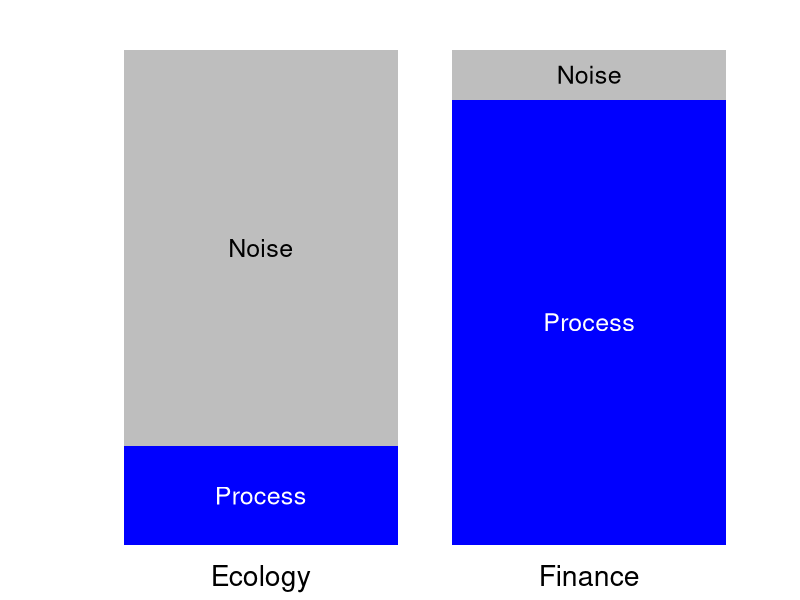
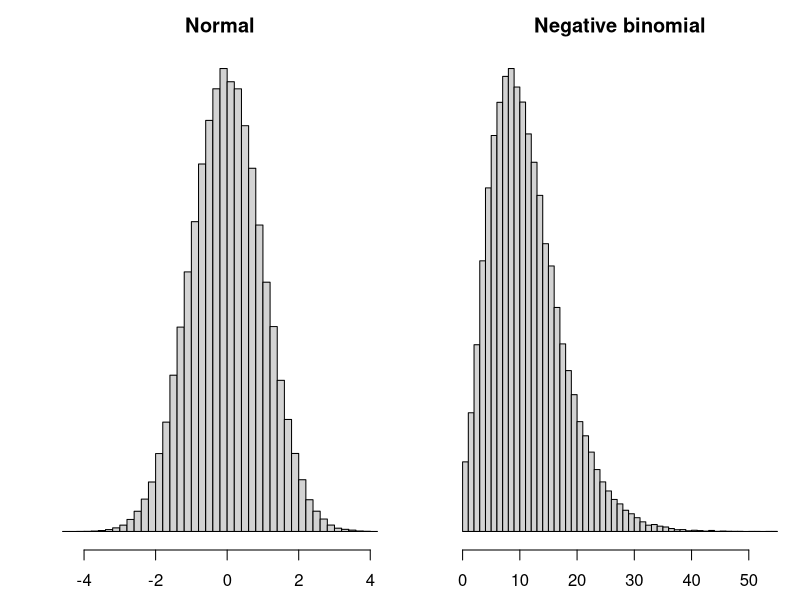
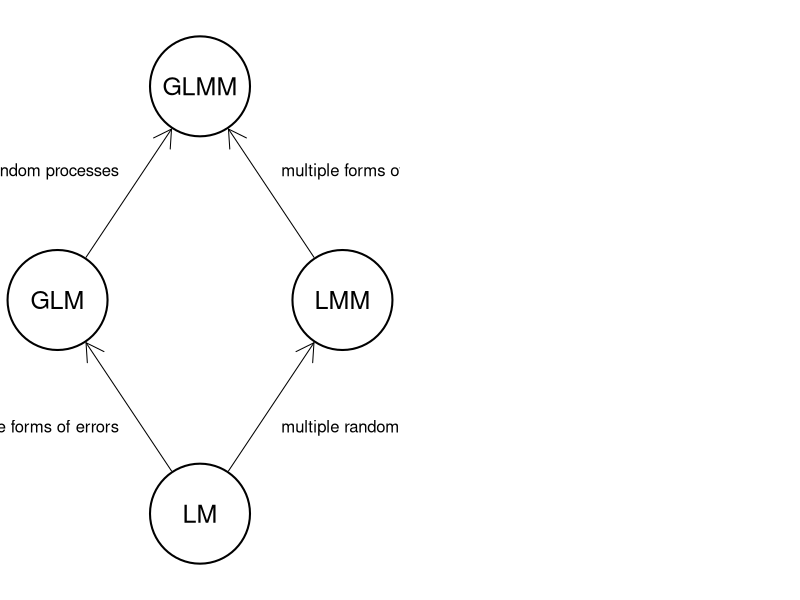
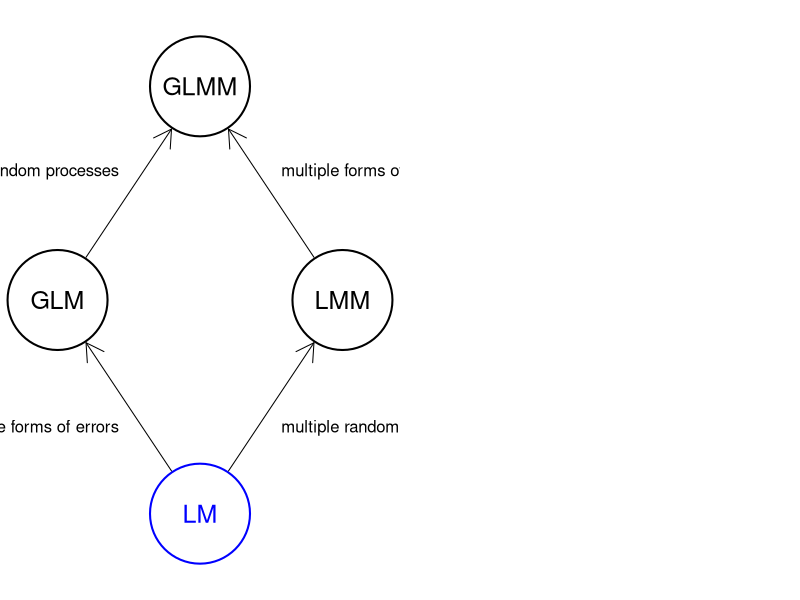
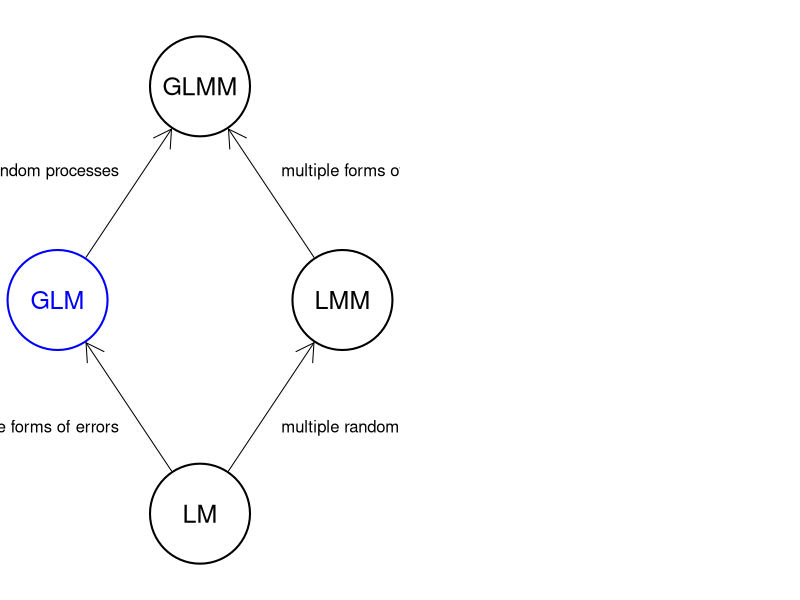
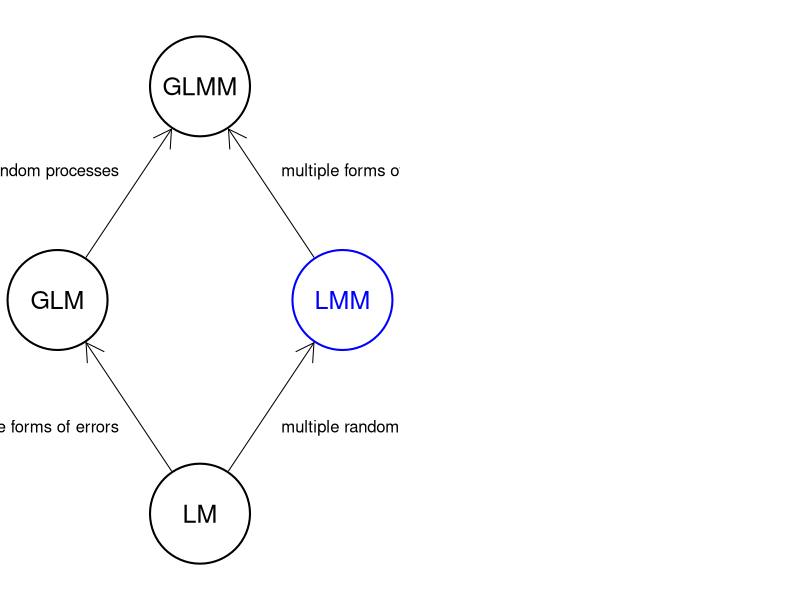
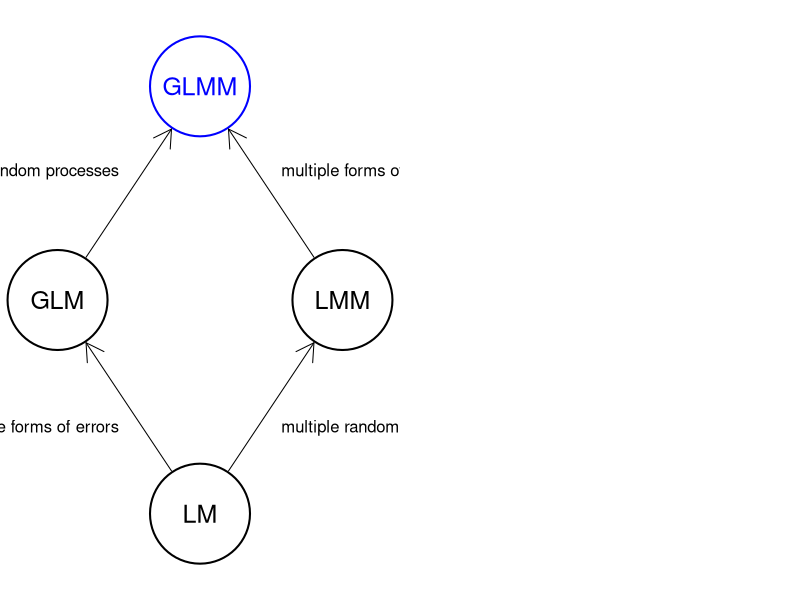

Reproduce these figures in R, in order.
## ---- chunk 1
knitr::opts_chunk$set(echo = FALSE)
## ---- chunk 2
dat <- matrix(c(20, 80, 90, 10), 2, 2)
par(mai = c(0.5, 1, 0.5, 0.5))
bp <- barplot(dat, las = 1, col = c("blue", "gray"), border = NA, axes = FALSE,
        ylab = "", names.arg = c("Ecology", "Finance"), cex.names = 1.7)
text(0.7, 10, adj = c(0.5, 0.5), "Process", col = "white", cex = 1.5)
text(0.7, 60, adj = c(0.5, 0.5), "Noise", col = "black", cex = 1.5)
text(1.9, 45, adj = c(0.5, 0.5), "Process", col = "white", cex = 1.5)
text(1.9, 95, adj = c(0.5, 0.5), "Noise", col = "black", cex = 1.5)
## ---- chunk 3
par(mfrow = c(1, 2), mai = c(0.5, 0.5, 0.5, 0.1), omi = rep(0, 4), bg = NA)

hist(rnorm(1e5), breaks = 50,
     yaxt = "n", xlab = expression(epsilon), main = "Normal")

hist(rnbinom(1e5, 5, 0.3), breaks = 50,
     yaxt = "n", xlab = expression(epsilon), main = "Negative binomial")
## ---- chunk 4
par(mai = rep(0, 4), omi = rep(0, 4), bg = NA)

## order: GLM, LM, GLMM, LMM
xx <- c(1, 2, 2, 3) * 10
yy <- c(2, 1, 3, 2) * 10

plot(c(7, 33), c(7, 33), type = "n", xlim = c(7, 33), ylim = c(7, 33),
     xaxt = "n", yaxt = "n", xlab = "", ylab = "",
     bty = "n")
symbols(xx, yy, circle = rep(2, 4), inches = 0.5, add = TRUE,
        lwd = 2, bg = "white")
text(xx, yy, c("GLM", "LM", "GLMM", "LMM"), cex = 1.5)
## from LM to GLM
arrows(xx[2]-2, yy[2]+2, xx[1]+2, yy[1]-2, length = 0.2)
text(15, 14, "multiple forms of errors", pos = 2)
## from LM to LMM
arrows(xx[2]+2, yy[2]+2, xx[4]-2, yy[4]-2, length = 0.2)
text(25, 14, "multiple random processes", pos = 4)
## from GLM to GLMM
arrows(xx[1]+2, yy[1]+2, xx[3]-2, yy[3]-2, length = 0.2)
text(15, 26, "multiple random processes", pos = 2)
## from LMM to GLMM
arrows(xx[4]-2, yy[4]+2, xx[3]+2, yy[3]-2, length = 0.2)
text(25, 26, "multiple forms of errors", pos = 4)
## ---- chunk 5
par(mai = rep(0, 4), omi = rep(0, 4), bg = NA)

## order: GLM, LM, GLMM, LMM
xx <- c(1, 2, 2, 3) * 10
yy <- c(2, 1, 3, 2) * 10

plot(c(7, 33), c(7, 33), type = "n", xlim = c(7, 33), ylim = c(7, 33),
     xaxt = "n", yaxt = "n", xlab = "", ylab = "",
     bty = "n")
symbols(xx, yy, circle = rep(2, 4), inches = 0.5, add = TRUE,
        lwd = 2, fg = c("black", "blue", "black", "black"), bg = "white")
text(xx, yy, c("GLM", "LM", "GLMM", "LMM"), cex = 1.5,
     col = c("black", "blue", "black", "black"))
## from LM to GLM
arrows(xx[2]-2, yy[2]+2, xx[1]+2, yy[1]-2, length = 0.2)
text(15, 14, "multiple forms of errors", pos = 2)
## from LM to LMM
arrows(xx[2]+2, yy[2]+2, xx[4]-2, yy[4]-2, length = 0.2)
text(25, 14, "multiple random processes", pos = 4)
## from GLM to GLMM
arrows(xx[1]+2, yy[1]+2, xx[3]-2, yy[3]-2, length = 0.2)
text(15, 26, "multiple random processes", pos = 2)
## from LMM to GLMM
arrows(xx[4]-2, yy[4]+2, xx[3]+2, yy[3]-2, length = 0.2)
text(25, 26, "multiple forms of errors", pos = 4)
## ---- chunk 6
par(mai = rep(0, 4), omi = rep(0, 4), bg = NA)

## order: GLM, LM, GLMM, LMM
xx <- c(1, 2, 2, 3) * 10
yy <- c(2, 1, 3, 2) * 10

plot(c(7, 33), c(7, 33), type = "n", xlim = c(7, 33), ylim = c(7, 33),
     xaxt = "n", yaxt = "n", xlab = "", ylab = "",
     bty = "n")
symbols(xx, yy, circle = rep(2, 4), inches = 0.5, add = TRUE,
        lwd = 2, fg = c("blue", "black", "black", "black"), bg = "white")
text(xx, yy, c("GLM", "LM", "GLMM", "LMM"), cex = 1.5,
     col = c("blue", "black", "black", "black"))
## from LM to GLM
arrows(xx[2]-2, yy[2]+2, xx[1]+2, yy[1]-2, length = 0.2)
text(15, 14, "multiple forms of errors", pos = 2)
## from LM to LMM
arrows(xx[2]+2, yy[2]+2, xx[4]-2, yy[4]-2, length = 0.2)
text(25, 14, "multiple random processes", pos = 4)
## from GLM to GLMM
arrows(xx[1]+2, yy[1]+2, xx[3]-2, yy[3]-2, length = 0.2)
text(15, 26, "multiple random processes", pos = 2)
## from LMM to GLMM
arrows(xx[4]-2, yy[4]+2, xx[3]+2, yy[3]-2, length = 0.2)
text(25, 26, "multiple forms of errors", pos = 4)
## ---- chunk 7
par(mai = rep(0, 4), omi = rep(0, 4), bg = NA)

## order: GLM, LM, GLMM, LMM
xx <- c(1, 2, 2, 3) * 10
yy <- c(2, 1, 3, 2) * 10

plot(c(7, 33), c(7, 33), type = "n", xlim = c(7, 33), ylim = c(7, 33),
     xaxt = "n", yaxt = "n", xlab = "", ylab = "",
     bty = "n")
symbols(xx, yy, circle = rep(2, 4), inches = 0.5, add = TRUE,
        lwd = 2, fg = c("black", "black", "black", "blue"), bg = "white")
text(xx, yy, c("GLM", "LM", "GLMM", "LMM"), cex = 1.5,
     col = c("black", "black", "black", "blue"))
## from LM to GLM
arrows(xx[2]-2, yy[2]+2, xx[1]+2, yy[1]-2, length = 0.2)
text(15, 14, "multiple forms of errors", pos = 2)
## from LM to LMM
arrows(xx[2]+2, yy[2]+2, xx[4]-2, yy[4]-2, length = 0.2)
text(25, 14, "multiple random processes", pos = 4)
## from GLM to GLMM
arrows(xx[1]+2, yy[1]+2, xx[3]-2, yy[3]-2, length = 0.2)
text(15, 26, "multiple random processes", pos = 2)
## from LMM to GLMM
arrows(xx[4]-2, yy[4]+2, xx[3]+2, yy[3]-2, length = 0.2)
text(25, 26, "multiple forms of errors", pos = 4)
## ---- chunk 8
par(mai = rep(0, 4), omi = rep(0, 4), bg = NA)

## order: GLM, LM, GLMM, LMM
xx <- c(1, 2, 2, 3) * 10
yy <- c(2, 1, 3, 2) * 10

plot(c(7, 33), c(7, 33), type = "n", xlim = c(7, 33), ylim = c(7, 33),
     xaxt = "n", yaxt = "n", xlab = "", ylab = "",
     bty = "n")
symbols(xx, yy, circle = rep(2, 4), inches = 0.5, add = TRUE,
        lwd = 2, fg = c("black", "black", "blue", "black"), bg = "white")
text(xx, yy, c("GLM", "LM", "GLMM", "LMM"), cex = 1.5,
     col = c("black", "black", "blue", "black"))
## from LM to GLM
arrows(xx[2]-2, yy[2]+2, xx[1]+2, yy[1]-2, length = 0.2)
text(15, 14, "multiple forms of errors", pos = 2)
## from LM to LMM
arrows(xx[2]+2, yy[2]+2, xx[4]-2, yy[4]-2, length = 0.2)
text(25, 14, "multiple random processes", pos = 4)
## from GLM to GLMM
arrows(xx[1]+2, yy[1]+2, xx[3]-2, yy[3]-2, length = 0.2)
text(15, 26, "multiple random processes", pos = 2)
## from LMM to GLMM
arrows(xx[4]-2, yy[4]+2, xx[3]+2, yy[3]-2, length = 0.2)
text(25, 26, "multiple forms of errors", pos = 4)
